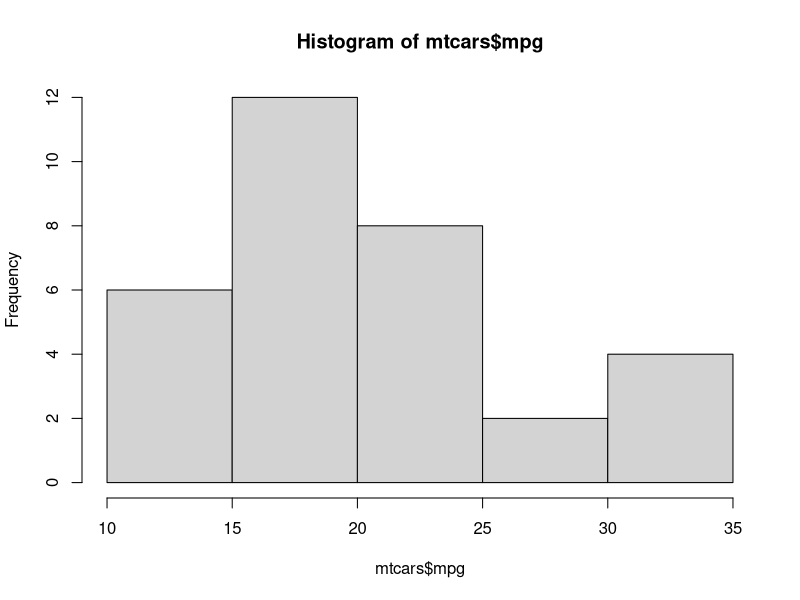
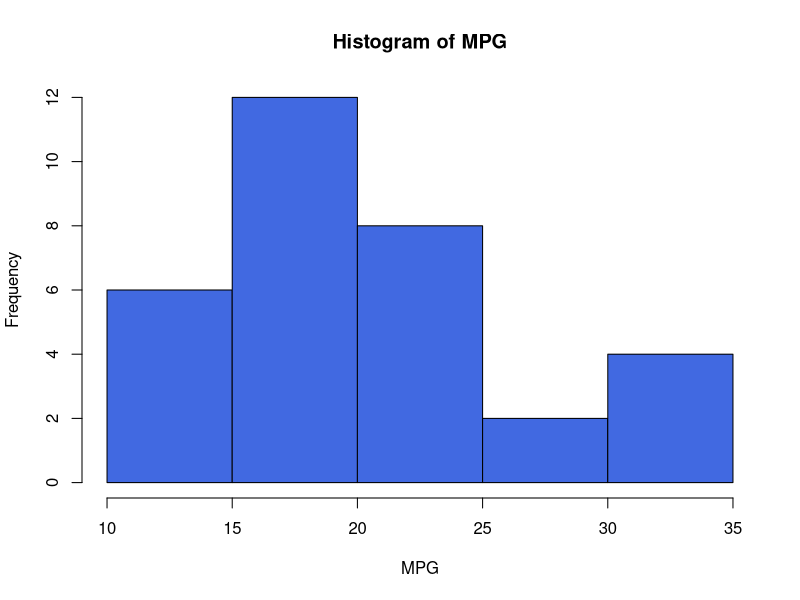
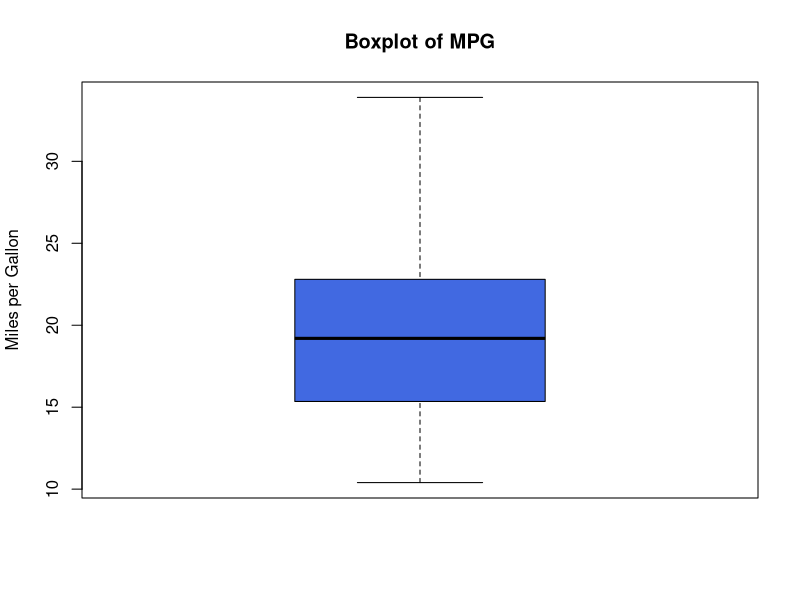
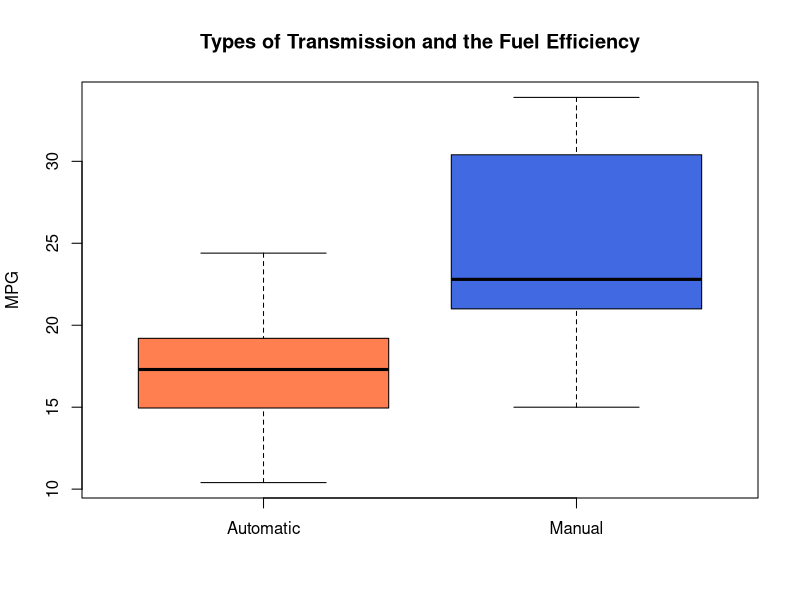
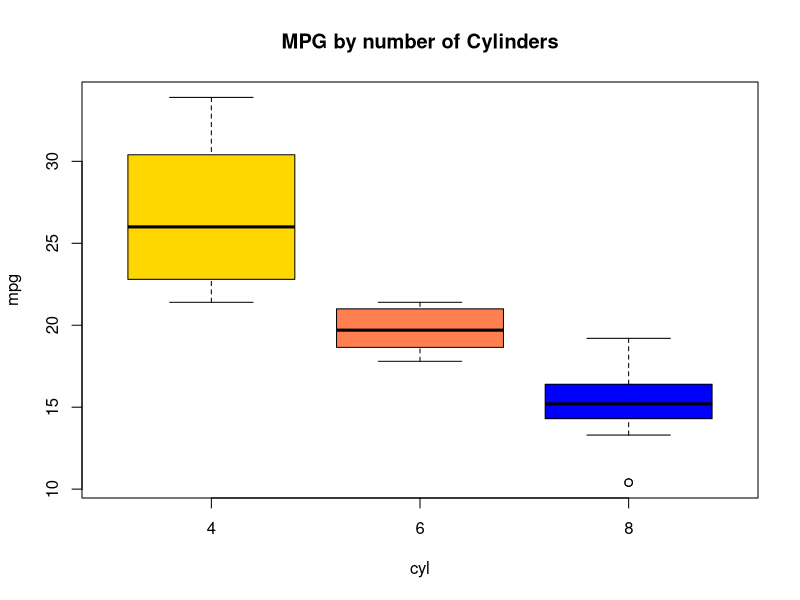
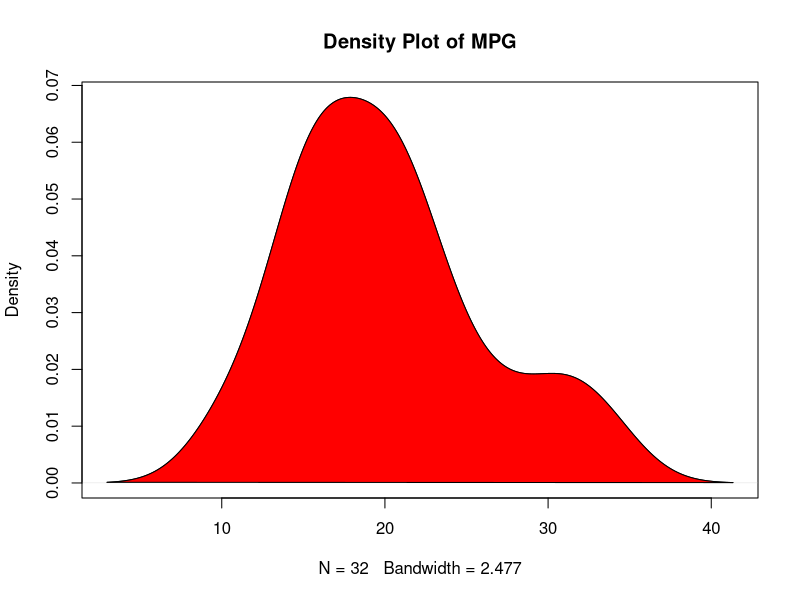
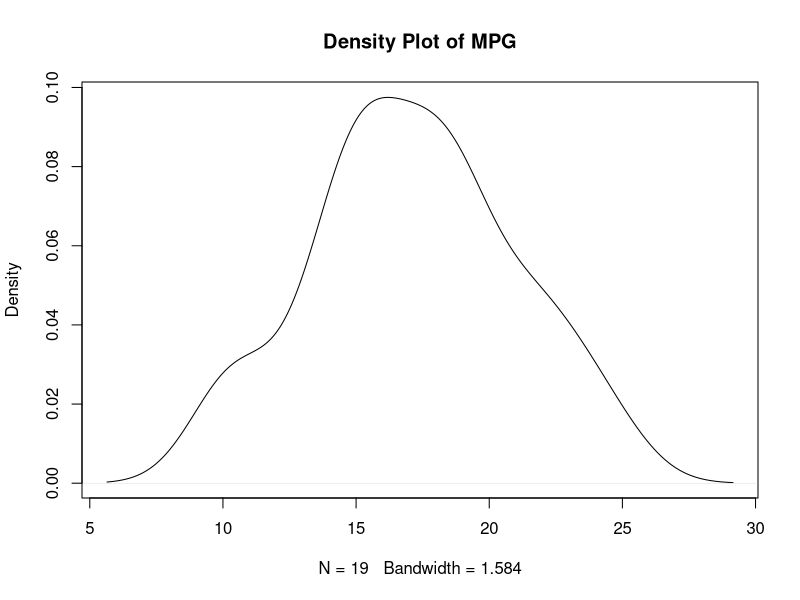
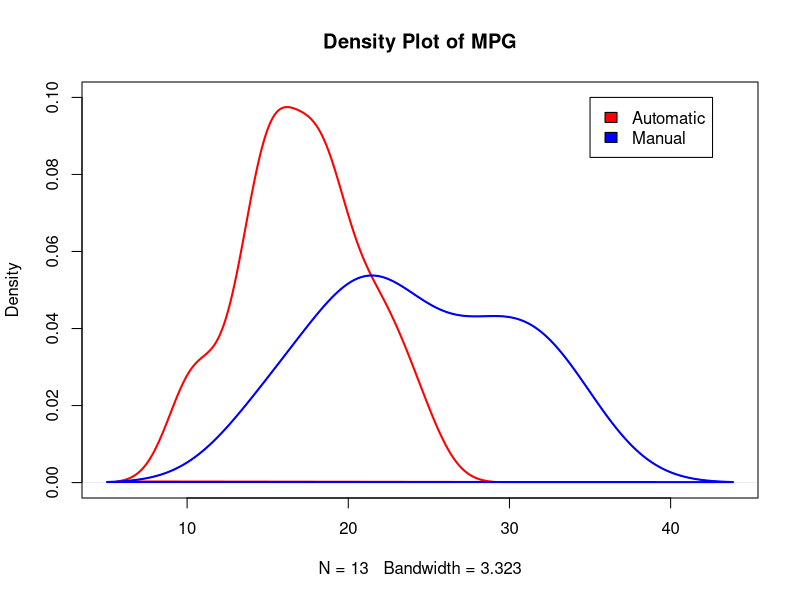

Recreate these plots in R, in order.
## ---- chunk 1

library(datasets)
library(tidyverse)

# Dataset Load
data("mtcars")

## ---- chunk 2

# Histogram of miles per gallon
hist(mtcars$mpg)

## ---- chunk 3

#Custom histogram
hist(mtcars$mpg, col= 'royalblue',
     main='Histogram of MPG', xlab = 'MPG',
     breaks= 'FD')

## ---- chunk 4

# Plot Boxplot of MPG
boxplot(mtcars$mpg, col='royalblue',
        main= 'Boxplot of MPG',
        ylab= 'Miles per Gallon')

## ---- chunk 5

# boxplot AM vs MPG
boxplot(mtcars$mpg[mtcars$am == 0],
        mtcars$mpg[mtcars$am == 1],
        col= c('coral', 'royalblue'),
        names= c('Automatic', 'Manual'),
        ylab= 'MPG',
        main= 'Types of Transmission and the Fuel Efficiency'
        )

## ---- chunk 6

# Boxplot with formula notation
boxplot(mpg ~ cyl, data= mtcars,
        col= c('gold', 'coral', 'blue'),
        main= 'MPG by number of Cylinders')

## ---- chunk 7

# Density calculation
dp <- density(mtcars$mpg)

# Plot
plot(dp, main= 'Density Plot of MPG')

# Fill shape
polygon(dp, col="red")

## ---- chunk 8

# Density calculation
dp0 <- density(mtcars$mpg[mtcars$am == 0])
dp1 <- density(mtcars$mpg[mtcars$am == 1])

# Plot
plot(dp0, main= 'Density Plot of MPG')
plot(dp1, main= 'Density Plot of MPG', ylim= c(0,0.1) )
# Legend
legend(x=35, y=0.1 , c('Automatic', 'Manual'), fill= c('red', 'blue'))

# Fill shape
polygon(dp0, border='red', lwd=2)
polygon(dp1, border='blue', lwd=2)

## ---- chunk 9

# Basic scatterplot
plot(x=mtcars$hp, y=mtcars$mpg, 
     main= 'Scatterplot HP vs. MPG',
     xlab= 'HP', ylab= 'MPG',
     col='royalblue', pch=16)

## ---- chunk 10

# MPG vs Weight
plot(x=mtcars$wt, y=mtcars$mpg, 
     main= 'Scatterplot Weight vs. MPG', cex= 2,
     xlab= 'HP', ylab= 'MPG',
     col='royalblue', pch=16)

## ---- chunk 11
# Column Plot: How many cars by cylinder
# Create a table count for each cylinder type
cyl_counts <- table(mtcars$cyl)

# Column Plot
barplot(cyl_counts, col='royalblue',
        main='Number of Cars by Cylinder')

## ---- chunk 12
# Create a table count for each engine type
v_eng <- table(mtcars$vs)

# Bar Plot
barplot(v_eng, main='Cars with V-Engine vs Straight',
        horiz=TRUE, col='royalblue',
        names= c('V-Shaped', 'Straight'))


## ---- chunk 13

# Load dataset
data("AirPassengers")

# Plot line
plot(AirPassengers, col= 'skyblue',
     lwd=3, main= 'Evolution of the Number of Air Passengers from 1949-1960')

## ---- chunk 14

# Random X and Y
x <- 1:12
y <- rnorm(12)+2
y2 <- rnorm(12)+3
y3 <- rnorm(12)+4
# Line Plot
plot(x,y, col='royalblue', type= 'l', lwd=3, ylim=c(0,6))
# Add second line
lines(x,y2, col='coral', type= 'b', lwd=3)
# Add third line
lines(x,y3, col='darkgreen', type= 'l', lwd=3, lty = 2)
#Add legend
legend(x=11, y=6, c('y', 'y2', 'y3'), fill=c('royalblue','coral', 'darkgreen'))

## ---- chunk 15

# Scatterplot 3 variables
plot(mtcars$hp, mtcars$mpg, 
     col=mtcars$cyl, cex=mtcars$cyl/3, lwd=2,
     xlab='HP', ylab='MPG',
     main= 'MPG versus HP and Cylinder')
#Add legend
"(x, y, legend text,
  color,
  size, 
  point type, legend on horizontal, centralized)"
legend(260, 32, sort(unique(mtcars$cyl)), 
       col=sort(unique(mtcars$cyl)),
       cex = sort(unique(mtcars$cyl)/6), 
       pch=1, horiz = T, yjust = 0.5)

## ---- chunk 16

# Stacked Bar Plot with Colors and Legend
counts <- table(mtcars$vs, mtcars$cyl)
barplot(counts,  xlab="Cylinders", col=c("royalblue","coral"),
        legend.text = c('V', 'Line'),
        args.legend = list(x='top', horiz=T),
        main='Cars by Cylinder and Engine/ Transmission',
        sub= list('Engines with 8 cylinders tend to be constructed in V shape with automatic transmission', col='darkgray'))
lines(factor(c(4,6,8)), table(mtcars$am, mtcars$cyl)[1,], type='b', col='green', lw=3)
lines(factor(c(4,6,8)), table(mtcars$am, mtcars$cyl)[2,], type='b', col='yellow', lw=3)
legend(1.3,12, horiz = T, c('Auto', 'Manual'), fill=c('green', 'yellow'))



## ---- chunk 17

# Setup grid with 1 row and 2 columns
par(mfrow= c(1,2))

# Plot graphics
# Plot (1,1)
plot(x= mtcars$disp, y= mtcars$hp,
     col='royalblue', pch=16,
     main='HP by Displacement')

# Plot (1,2)
hist(mtcars$disp, col='skyblue',
     main= 'Histogram of Displacement')

# Reset plot grid to the original 1 by 1
par(mfrow= c(1,1))
# View if grid is reset. Should see 1 1
par('mfrow')


